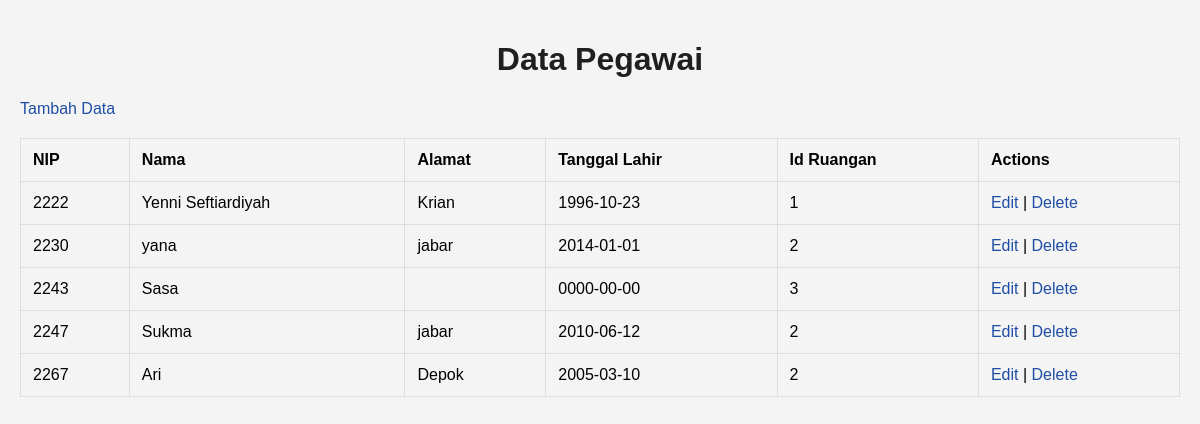
The page / on the database its author committed.
### tables this page shows
CREATE TABLE `pegawai` (
  `nip` int(11) NOT NULL,
  `nama` varchar(200) NOT NULL,
  `alamat` varchar(200) NOT NULL,
  `tgl_lahir` date NOT NULL,
  `id_ruangan` int(11) NOT NULL
);

### index.php (the view, shortened to what this page needs)
<?php
include 'config.php';
$sql = "SELECT * FROM pegawai";
$result = $conn->query($sql);
?>
<!DOCTYPE html>
<html lang="en">
<head>
    <link rel="stylesheet" href="style.css">
</head>
<body>
    <h1>Data Pegawai</h1>
    <a href="create.php">Tambah Data</a>
    <table>
        <thead>
            <tr>
                <th>NIP</th>
                <th>Nama</th>
                <th>Alamat</th>
                <th>Tanggal Lahir</th>
                <th>Id Ruangan</th>
                <th>Actions</th>
            </tr>
        </thead>
        <tbody>
            <?php while($row = $result->fetch_assoc()) { ?>
                <tr>
                    <td><?php echo $row['nip']; ?></td>
                    <td><?php echo $row['nama']; ?></td>
                    <td><?php echo $row['alamat']; ?></td>
                    <td><?php echo $row['tgl_lahir']; ?></td>
                    <td><?php echo $row['id_ruangan']; ?></td>
                    <td>
                        <a href="update.php?nip=<?php echo $row['nip']; ?>">Edit</a> |
                        <a href="delete.php?nip=<?php echo $row['nip']; ?>">Delete</a>
                    </td>
                </tr>
            <?php } ?>
        </tbody>
    </table>
</body>
</html>

### style.css (style rules this page uses)
body { font-family: Arial, sans-serif; background-color: #f4f4f4; margin: 0; padding: 20px; }
h1 { text-align: center; color: #1f1f1f; }
table { width: 100%; border-collapse: collapse; margin-top: 20px; }
table, th, td { border: 1px solid #ddd; }
th, td { padding: 12px; text-align: left; }
th { background-color: #f4f4f4; }
a { color: #1f4ea5; text-decoration: none; }

### rows shown on the page
pegawai: nip "2222", nama "Yenni Seftiardiyah", alamat "Krian", tgl_lahir "1996-10-23", id_ruangan "1"
pegawai: nip "2230", nama "yana", alamat "jabar", tgl_lahir "2014-01-01", id_ruangan "2"
pegawai: nip "2243", nama "Sasa", tgl_lahir "0000-00-00", id_ruangan "3"
pegawai: nip "2247", nama "Sukma", alamat "jabar", tgl_lahir "2010-06-12", id_ruangan "2"
pegawai: nip "2267", nama "Ari", alamat "Depok", tgl_lahir "2005-03-10", id_ruangan "2"
